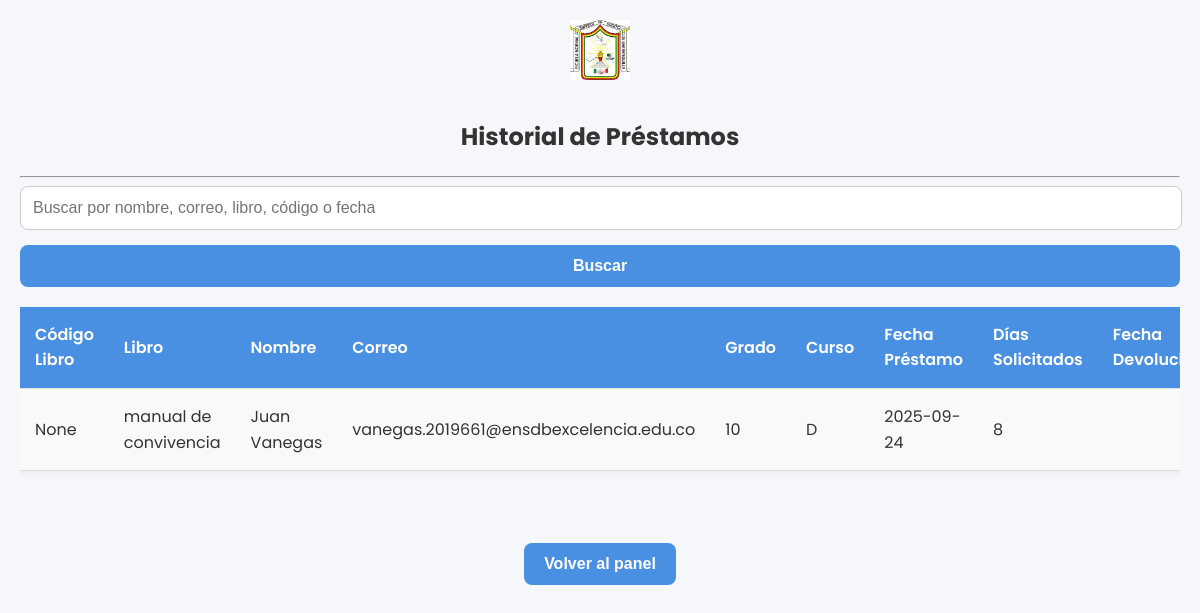
Page /admin_historial (signed in) on the earlier database version.
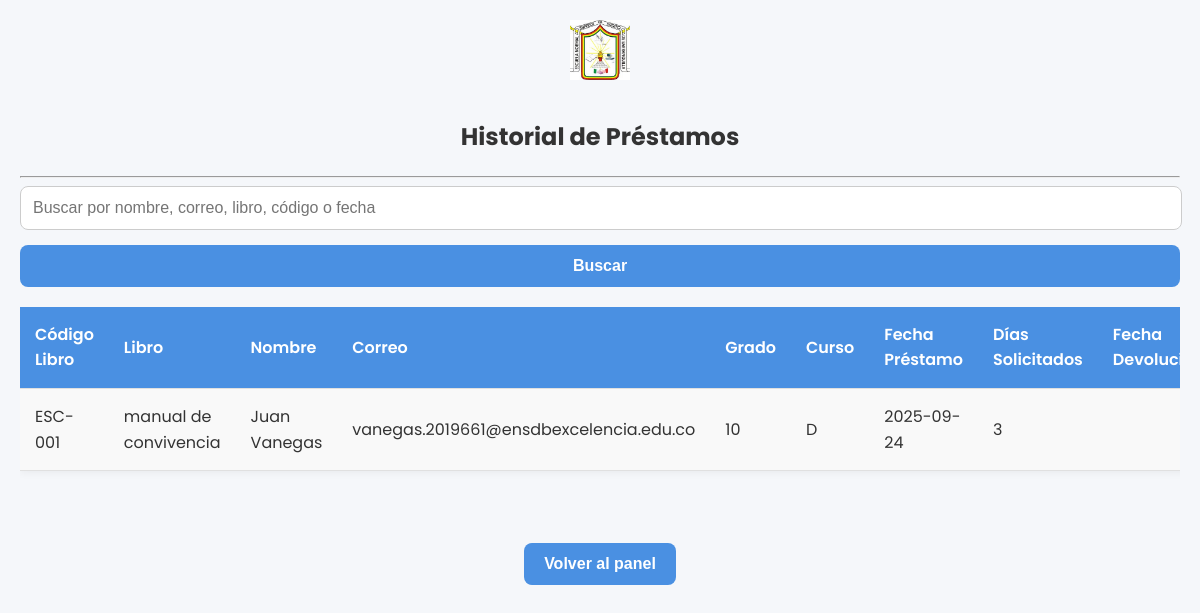
Same page on the later database version.
### tables this page shows
CREATE TABLE prestamo (
                id INTEGER PRIMARY KEY AUTOINCREMENT,
                nombre TEXT NOT NULL,
                grado TEXT NOT NULL,
                curso TEXT NOT NULL,
                libro_id INTEGER NOT NULL,
                dias INTEGER NOT NULL,
                correo TEXT NOT NULL,
                fecha_prestamo TEXT NOT NULL,
                devuelto INTEGER DEFAULT 0, reseñado INTEGER DEFAULT 0, fecha_devolucion TEXT,
                FOREIGN KEY(libro_id) REFERENCES libro(id)
            );

CREATE TABLE libro (
                id INTEGER PRIMARY KEY AUTOINCREMENT,
                titulo TEXT NOT NULL,
                autor TEXT NOT NULL,
                editorial TEXT NOT NULL,
                stock INTEGER NOT NULL,
                seccion TEXT NOT NULL
            , codigo_libro TEXT);

### biblioteca/app.py (the view)
@app.route('/admin_historial')
def admin_historial():
    if not session.get('admin'):
        return redirect(url_for('admin_login'))
    search_query = request.args.get('search', '')
    conn = get_db_connection()
    base_query = """SELECT p.*, l.titulo as libro, l.codigo_libro
                     FROM prestamo p JOIN libro l ON p.libro_id = l.id"""
    params = []
    if search_query:
        base_query += " WHERE p.nombre LIKE ? OR p.correo LIKE ? OR l.titulo LIKE ? OR l.codigo_libro LIKE ?"
        params = [f'%{search_query}%'] * 4
    base_query += " ORDER BY p.fecha_prestamo DESC"
    prestamos = conn.execute(base_query, params).fetchall()
    conn.close()
    return render_template('admin_historial.html', prestamos=prestamos, search=search_query)

### biblioteca/app.py (called while the page is built)
def get_db_connection():
    conn = sqlite3.connect(DATABASE)
    conn.row_factory = sqlite3.Row
    return conn

### biblioteca/templates/admin_historial.html (shortened to what this page needs)
<!DOCTYPE html>
<html lang="es">
<head>
    <link rel="stylesheet" href="{{ url_for('static', filename='css/styles.css') }}">
</head>
<body>
    <div class="admin-container">
        <div style="text-align:center;">
            <img src="{{ url_for('static', filename='escudo.jpg') }}" alt="Escudo" style="width:60px; margin-bottom:10px;">
            <h2>Historial de Préstamos</h2>
            <hr>
        </div>
        <form method="GET" action="{{ url_for('admin_historial') }}" style="text-align:center; margin-bottom:20px;">
            <input type="text" name="search" placeholder="Buscar por nombre, correo, libro, código o fecha" value="{{ search }}">
            <button type="submit">Buscar</button>
        </form>
        <div class="table-section">
            <div style="overflow-x:auto;">
                <table>
                    <tr>
                        <th>Código Libro</th>
                        <th>Libro</th>
                        <th>Nombre</th>
                        <th>Correo</th>
                        <th>Grado</th>
                        <th>Curso</th>
                        <th>Fecha Préstamo</th>
                        <th>Días Solicitados</th>
                        <th>Fecha Devolución</th>
                    </tr>
                    {% for prestamo in prestamos %}
                    <tr>
                        <td>{{ prestamo['codigo_libro'] }}</td>
                        <td>{{ prestamo['libro'] }}</td>
                        <td>{{ prestamo['nombre'] }}</td>
                        <td>{{ prestamo['correo'] }}</td>
                        <td>{{ prestamo['grado'] }}</td>
                        <td>{{ prestamo['curso'] }}</td>
                        <td>{{ prestamo['fecha_prestamo'] }}</td>
                        <td>{{ prestamo['dias'] }}</td>
                        <td>{{ prestamo['fecha_devolucion'] if prestamo['fecha_devolucion'] else '' }}</td>
                    </tr>
                    {% endfor %}
                </table>
            </div>
        </div>
        <div style="text-align:center; margin-top:20px;">
            <a href="{{ url_for('admin_panel') }}"><button>Volver al panel</button></a>
        </div>
    </div>
</body>
</html>

### biblioteca/static/css/styles.css (style rules this page uses)
:root { --primary-color: #4a90e2; --secondary-color: #f5f7fa; --text-color: #333; --heading-color: #1a2533; --success-color: #5cb85c; --error-color: #d9534f; --shadow: 0 4px 15px rgba(0, 0, 0, 0.1); --border-radius: 12px; }
body { background-color: var(--secondary-color); font-family: 'Poppins', sans-serif; margin: 0; padding: 20px; color: var(--text-color); line-height: 1.6; }
form { display: flex; flex-direction: column; gap: 15px; margin-bottom: 2em; }
input[type="text"], input[type="email"], input[type="number"], input[type="password"] { width: calc(100% - 24px); padding: 12px; border: 1px solid #ccc; border-radius: 8px; font-size: 16px; transition: all 0.3s ease; }
button, .btn { background: var(--primary-color); color: #fff; border: none; border-radius: 8px; padding: 12px 20px; font-size: 16px; font-weight: 600; cursor: pointer; transition: all 0.3s ease; text-decoration: none; display: inline-block; }
table { width: 100%; border-collapse: collapse; margin-bottom: 2em; box-shadow: 0 2px 8px rgba(0,0,0,0.05); }
th, td { padding: 15px; border-bottom: 1px solid #e0e0e0; text-align: left; }
th { background-color: var(--primary-color); color: white; font-weight: 600; }
tr:nth-child(even) { background-color: #f9f9f9; }
.table-section { margin-bottom: 2.5em; }

Differences in the rows shown:
changed prestamo "Juan Vanegas": codigo_libro "None" → "ESC-001"; dias "8" → "3"
